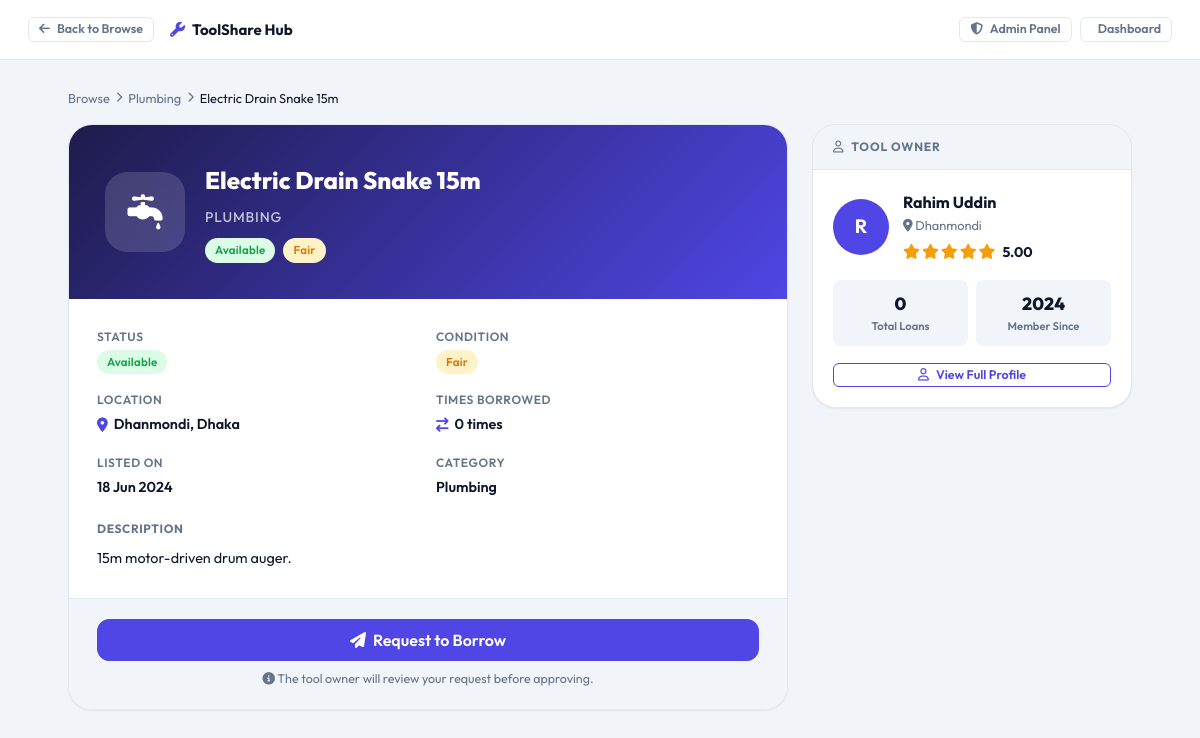
/tool_details.php?id=21 (signed in), run on the app's committed database.
### tables this page shows
CREATE TABLE `tool` (
  `tool_id` int(11) NOT NULL AUTO_INCREMENT,
  `owner_id` int(11) NOT NULL,
  `category_id` int(11) NOT NULL,
  `name` varchar(200) NOT NULL,
  `condition` enum('New','Good','Fair','Needs Inspection') DEFAULT 'Good',
  `status` enum('Available','On Loan','Needs Inspection','Lost') DEFAULT 'Available',
  `description` text DEFAULT NULL,
  `created_at` datetime DEFAULT current_timestamp(),
  PRIMARY KEY (`tool_id`),
  CONSTRAINT `tool_ibfk_1` FOREIGN KEY (`owner_id`) REFERENCES `member` (`member_id`),
  CONSTRAINT `tool_ibfk_2` FOREIGN KEY (`category_id`) REFERENCES `category` (`category_id`)
);

CREATE TABLE `category` (
  `category_id` int(11) NOT NULL AUTO_INCREMENT,
  `name` varchar(100) NOT NULL,
  `description` text DEFAULT NULL,
  PRIMARY KEY (`category_id`),
  UNIQUE KEY `name` (`name`)
);

CREATE TABLE `area` (
  `area_id` int(11) NOT NULL AUTO_INCREMENT,
  `area_name` varchar(100) NOT NULL,
  `district` varchar(100) NOT NULL,
  PRIMARY KEY (`area_id`)
);

CREATE TABLE `member` (
  `member_id` int(11) NOT NULL AUTO_INCREMENT,
  `name` varchar(150) NOT NULL,
  `email` varchar(150) NOT NULL,
  `phone` varchar(20) DEFAULT NULL,
  `password` varchar(255) NOT NULL,
  `area_id` int(11) NOT NULL,
  `avg_rating` decimal(3,2) DEFAULT 0.00,
  `total_loans` int(11) DEFAULT 0,
  `is_banned` tinyint(1) NOT NULL DEFAULT 0,
  `profile_bio` text DEFAULT NULL,
  `role` enum('Admin','Member') DEFAULT 'Member',
  `created_at` datetime DEFAULT current_timestamp(),
  PRIMARY KEY (`member_id`),
  UNIQUE KEY `email` (`email`),
  CONSTRAINT `member_ibfk_1` FOREIGN KEY (`area_id`) REFERENCES `area` (`area_id`)
);

### tool_details.php (the view, shortened to what this page needs)
<?php
require_once 'db.php';
$uid     = (int)$_SESSION['member_id'];
$tool_id = (int)($_GET['id'] ?? 0);
$tool = fetchOne("
    SELECT t.*,
           c.name AS cat_name,
           m.name AS owner_name, m.member_id AS owner_id,
           m.avg_rating AS owner_rating, m.total_loans AS owner_loans,
           m.created_at AS owner_since, m.profile_bio AS owner_bio,
           m.is_banned AS owner_banned,
           a.area_name, a.district
    FROM Tool t
    JOIN Category c ON t.category_id=c.category_id
    JOIN Member m   ON t.owner_id=m.member_id
    JOIN Area a     ON m.area_id=a.area_id
    WHERE t.tool_id=$tool_id
");
$is_owner = ($uid === (int)$tool['owner_id']);
$is_admin = ($_SESSION['role'] === 'Admin');
$my_pending = fetchOne("
    SELECT req_id FROM Borrow_Request
    WHERE tool_id=$tool_id AND requester_id=$uid AND status='Pending'
");
$my_active_loan = fetchOne("
    SELECT loan_id FROM Loan_Record
    WHERE tool_id=$tool_id AND borrower_id=$uid AND status='Active'
");
$loan_history = fetchAll("
    SELECT lr.*,
           borrower.name  AS borrower_name,
           borrower.member_id AS borrower_mid,
           rl.actual_return_date,
           rl.condition_on_return,
           DATEDIFF(CURDATE(), lr.expected_return) AS days_overdue
    FROM Loan_Record lr
    JOIN Member borrower ON lr.borrower_id=borrower.member_id
    LEFT JOIN Return_Log rl ON rl.loan_id=lr.loan_id
    WHERE lr.tool_id=$tool_id
    ORDER BY lr.loan_date DESC
    LIMIT 15
");
$can_request = (
    $tool['status'] === 'Available'
    && !$is_owner
    && !$my_pending
    && !$my_active_loan
    && !$tool['owner_banned']
);
?>
<!DOCTYPE html>
<html lang="en">
<head>
    <link rel="stylesheet" href="assets/style.css">
    <link rel="stylesheet" href="https://cdnjs.cloudflare.com/ajax/libs/font-awesome/6.5.0/css/all.min.css">
</head>
<body style="background:var(--bg);">
<nav style="background:var(--card);border-bottom:1px solid var(--border);padding:0 28px;height:60px;display:flex;align-items:center;gap:16px;position:sticky;top:0;z-index:100;">
    <a href="user_dashboard.php?section=browse" class="btn btn-ghost btn-sm">
        <i class="fa-solid fa-arrow-left"></i> Back to Browse
    </a>
    <span style="font-weight:700;display:flex;align-items:center;gap:7px;">
        <i class="fa-solid fa-wrench" style="color:var(--primary);"></i> ToolShare Hub
    </span>
    <div style="margin-left:auto;display:flex;gap:8px;">
        <?php if ($is_admin): ?>
        <a href="admin_dashboard.php" class="btn btn-ghost btn-sm">
            <i class="fa-solid fa-shield-halved"></i> Admin Panel
        </a>
        <?php endif; ?>
        <a href="user_dashboard.php" class="btn btn-ghost btn-sm">
            <i class="fa-solid fa-grid-2"></i> Dashboard
        </a>
    </div>
</nav>
<div style="padding:28px;max-width:1120px;margin:0 auto;" class="fade-in">
    <div style="font-size:.8rem;color:var(--text-muted);margin-bottom:16px;display:flex;align-items:center;gap:6px;">
        <a href="user_dashboard.php?section=browse" style="color:var(--text-muted);">Browse</a>
        <i class="fa-solid fa-chevron-right" style="font-size:.65rem;"></i>
        <span style="color:var(--text-muted);"><?= htmlspecialchars($tool['cat_name']) ?></span>
        <i class="fa-solid fa-chevron-right" style="font-size:.65rem;"></i>
        <span style="color:var(--text);"><?= htmlspecialchars($tool['name']) ?></span>
    </div>
    <div class="details-layout">
        <div>
            <div class="tool-hero" style="margin-bottom:20px;">
                <div class="tool-hero-top">
                    <div class="tool-big-icon">
                        <i class="<?= categoryIcon($tool['cat_name']) ?>"></i>
                    </div>
                    <div>
                        <div class="tool-hero-title"><?= htmlspecialchars($tool['name']) ?></div>
                        <div class="tool-hero-cat"><?= htmlspecialchars($tool['cat_name']) ?></div>
                        <div style="display:flex;gap:8px;margin-top:10px;">
                            <?= badge($tool['status']) ?>
                            <?= badge($tool['condition']) ?>
                        </div>
                    </div>
                </div>
                <div class="tool-hero-body">
                    <div class="detail-grid">
                        <div class="detail-item">
                            <div class="di-label">Status</div>
                            <div class="di-val"><?= badge($tool['status']) ?></div>
                        </div>
                        <div class="detail-item">
                            <div class="di-label">Condition</div>
                            <div class="di-val"><?= badge($tool['condition']) ?></div>
                        </div>
                        <div class="detail-item">
                            <div class="di-label">Location</div>
                            <div class="di-val">
                                <i class="fa-solid fa-location-dot" style="color:var(--primary);"></i>
                                <?= htmlspecialchars($tool['area_name']) ?>, <?= htmlspecialchars($tool['district']) ?>
                            </div>
                        </div>
                        <div class="detail-item">
                            <div class="di-label">Times Borrowed</div>
                            <div class="di-val">
                                <i class="fa-solid fa-arrow-right-arrow-left" style="color:var(--primary);"></i>
                                <?= count($loan_history) ?> time<?= count($loan_history)!=1?'s':'' ?>
                            </div>
                        </div>
                        <div class="detail-item">
                            <div class="di-label">Listed On</div>
                            <div class="di-val"><?= date('d M Y', strtotime($tool['created_at'])) ?></div>
                        </div>
                        <div class="detail-item">
                            <div class="di-label">Category</div>
                            <div class="di-val"><?= htmlspecialchars($tool['cat_name']) ?></div>
                        </div>
                    </div>
                    <?php if ($tool['description']): ?>
                    <div style="margin-bottom:0;">
                        <div style="font-size:.75rem;color:var(--text-muted);font-weight:700;text-transform:uppercase;letter-spacing:.05em;margin-bottom:8px;">Description</div>
                        <div style="font-size:.9rem;line-height:1.7;color:var(--text);">
                            <?= nl2br(htmlspecialchars($tool['description'])) ?>
                        </div>
                    </div>
                    <?php endif; ?>
                </div>
                <div class="request-btn-area">
                    <?php if ($is_owner): ?>
                    <div style="display:flex;align-items:center;gap:10px;flex-wrap:wrap;">
                        <span class="badge badge-primary"><i class="fa-solid fa-toolbox"></i> Your Tool</span>
                        <a href="user_dashboard.php?section=my_tools" class="btn btn-ghost btn-sm">Manage in Dashboard →</a>
                    </div>
                    <?php elseif ($can_request): ?>
                    <button class="btn btn-primary btn-lg btn-full"
                        onclick="openRequestModal(<?= $tool['tool_id'] ?>, '<?= htmlspecialchars($tool['name'],ENT_QUOTES) ?>')">
                        <i class="fa-solid fa-paper-plane"></i> Request to Borrow
                    </button>
                    <div style="text-align:center;font-size:.78rem;color:var(--text-muted);margin-top:8px;">
                        <i class="fa-solid fa-info-circle"></i>
                        The tool owner will review your request before approving.
                    </div>
                    <?php elseif ($tool['owner_banned']): ?>
                    <span class="badge badge-danger">Owner account suspended</span>
                    <?php endif; ?>
                </div>
            </div>
        </div>
        <div>
            <div class="owner-card" style="margin-bottom:18px;">
                <div class="owner-card-header">
                    <i class="fa-regular fa-user" style="margin-right:4px;"></i> Tool Owner
                </div>
                <div class="owner-card-body">
                    <div style="display:flex;align-items:center;gap:14px;margin-bottom:16px;">
                        <div class="avatar lg">
                            <?= strtoupper(substr($tool['owner_name'],0,1)) ?>
                        </div>
                        <div>
                            <div style="font-weight:700;font-size:1rem;"><?= htmlspecialchars($tool['owner_name']) ?></div>
                            <div style="font-size:.8rem;color:var(--text-muted);margin-bottom:4px;">
                                <i class="fa-solid fa-location-dot"></i> <?= htmlspecialchars($tool['area_name']) ?>
                            </div>
                            <?= stars($tool['owner_rating']) ?>
                            <span style="font-weight:700;font-size:.875rem;margin-left:4px;">
                                <?= number_format($tool['owner_rating'],2) ?>
                            </span>
                        </div>
                    </div>
                    <div style="display:grid;grid-template-columns:1fr 1fr;gap:8px;margin-bottom:16px;">
                        <div style="background:var(--bg);border-radius:8px;padding:10px;text-align:center;">
                            <div style="font-size:1.1rem;font-weight:800;color:var(--text);"><?= $tool['owner_loans'] ?></div>
                            <div style="font-size:.7rem;color:var(--text-muted);font-weight:600;">Total Loans</div>
                        </div>
                        <div style="background:var(--bg);border-radius:8px;padding:10px;text-align:center;">
                            <div style="font-size:1.1rem;font-weight:800;color:var(--text);"><?= date('Y', strtotime($tool['owner_since'])) ?></div>
                            <div style="font-size:.7rem;color:var(--text-muted);font-weight:600;">Member Since</div>
                        </div>
                    </div>
                    <a href="profile.php?id=<?= $tool['owner_id'] ?>" class="btn btn-outline btn-sm btn-full">
                        <i class="fa-regular fa-user"></i> View Full Profile
                    </a>
                </div>
            </div>
        </div>
    </div>
</div>
</body>
</html>

### db.php (shortened to what this page needs)
<?php
$conn = mysqli_connect(DB_HOST, DB_USER, DB_PASS, DB_NAME);
mysqli_set_charset($conn, 'utf8mb4');
function q($sql)
{
    global $conn;
    $r = mysqli_query($conn, $sql);
    return $r;
}
function fetchAll($sql)
{
    $result = q($sql);
    $rows = [];
    return $rows;
}
function fetchOne($sql)
{
    $result = q($sql);
    return mysqli_fetch_assoc($result);
}
function categoryIcon($name)
{
    $map = [
        'Power Tools'        => 'fa-solid fa-plug-circle-bolt',
        'Hand Tools'         => 'fa-solid fa-wrench',
        'Garden Tools'       => 'fa-solid fa-seedling',
        'Kitchen Appliances' => 'fa-solid fa-blender',
        'Cleaning Equipment' => 'fa-solid fa-broom',
        'Electrical'         => 'fa-solid fa-bolt',
        'Plumbing'           => 'fa-solid fa-faucet-drip',
        'Painting'           => 'fa-solid fa-paint-brush',
        'Automotive'         => 'fa-solid fa-car-side',
        'Outdoor & Camping'  => 'fa-solid fa-tent',
    ];
    return $map[$name] ?? 'fa-solid fa-toolbox';
}
function badge($status)
{
    $map = [
        'Available'        => 'badge-success',
        'On Loan'          => 'badge-primary',
        'Needs Inspection' => 'badge-warning',
        'Lost'             => 'badge-danger',
        'Active'           => 'badge-info',
        'Returned'         => 'badge-success',
        'Overdue'          => 'badge-danger',
        'Pending'          => 'badge-warning',
        'Approved'         => 'badge-success',
        'Rejected'         => 'badge-danger',
        'Cancelled'        => 'badge-muted',
        'New'              => 'badge-info',
        'Good'             => 'badge-success',
        'Fair'             => 'badge-warning',
        'Damaged'          => 'badge-danger',
        'Minor'            => 'badge-warning',
        'Moderate'         => 'badge-orange',
        'Severe'           => 'badge-danger',
    ];
    $cls = $map[$status] ?? 'badge-muted';
    return "<span class='badge {$cls}'>" . htmlspecialchars($status) . "</span>";
}
function stars($rating, $count = null)
{
    $full = (int)round($rating);
    $html = '<span class="star-row">';
    for ($i = 1; $i <= 5; $i++) {
        $html .= $i <= $full ? '<i class="fa-solid fa-star star-on"></i>' : '<i class="fa-regular fa-star star-off"></i>';
    }
    $html .= '</span>';
    return $html;
}

### data on the page
tool: category.name "Plumbing", name "Electric Drain Snake 15m", category.name "PLUMBING", status "Available Fair Available Fair", area.area_name "Dhanmondi", area.district "Dhaka", created_at "18 Jun 2024", description "15m motor-driven drum auger.", owner.name "R", owner.name "Rahim Uddin", owner.avg_rating "5.00", owner.total_loans "0", owner.created_at "2024"

### other printed values
count($loan_history) "0"
